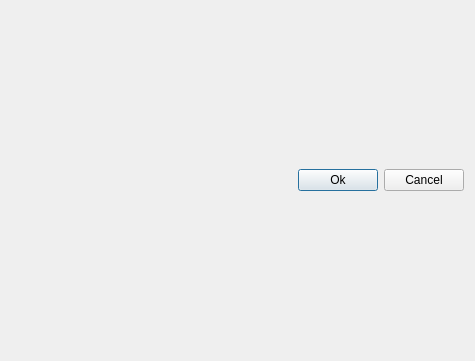
<?xml version="1.0" encoding="UTF-8"?>
<ui version="4.0">
 <class>TileSelectorUI</class>
 <widget class="QDialog" name="TileSelectorUI">
  <property name="geometry">
   <rect>
    <x>0</x>
    <y>0</y>
    <width>475</width>
    <height>361</height>
   </rect>
  </property>
  <property name="minimumSize">
   <size>
    <width>475</width>
    <height>361</height>
   </size>
  </property>
  <property name="maximumSize">
   <size>
    <width>475</width>
    <height>361</height>
   </size>
  </property>
  <property name="windowTitle">
   <string>Select Tile</string>
  </property>
  <layout class="QGridLayout" name="gridLayout">
   <item row="1" column="0">
    <layout class="QHBoxLayout">
     <property name="spacing">
      <number>6</number>
     </property>
     <property name="leftMargin">
      <number>0</number>
     </property>
     <property name="topMargin">
      <number>0</number>
     </property>
     <property name="rightMargin">
      <number>0</number>
     </property>
     <property name="bottomMargin">
      <number>0</number>
     </property>
     <item>
      <spacer>
       <property name="orientation">
        <enum>Qt::Horizontal</enum>
       </property>
       <property name="sizeHint" stdset="0">
        <size>
         <width>131</width>
         <height>31</height>
        </size>
       </property>
      </spacer>
     </item>
     <item>
      <widget class="QPushButton" name="m_okBtn">
       <property name="text">
        <string>Ok</string>
       </property>
      </widget>
     </item>
     <item>
      <widget class="QPushButton" name="cancelButton">
       <property name="text">
        <string>Cancel</string>
       </property>
      </widget>
     </item>
    </layout>
   </item>
   <item row="0" column="0">
    <layout class="QHBoxLayout" name="horizontalLayout"/>
   </item>
  </layout>
 </widget>
 <resources/>
 <connections>
  <connection>
   <sender>cancelButton</sender>
   <signal>clicked()</signal>
   <receiver>TileSelectorUI</receiver>
   <slot>reject()</slot>
   <hints>
    <hint type="sourcelabel">
     <x>369</x>
     <y>253</y>
    </hint>
    <hint type="destinationlabel">
     <x>179</x>
     <y>282</y>
    </hint>
   </hints>
  </connection>
  <connection>
   <sender>m_okBtn</sender>
   <signal>clicked()</signal>
   <receiver>TileSelectorUI</receiver>
   <slot>accept()</slot>
   <hints>
    <hint type="sourcelabel">
     <x>346</x>
     <y>267</y>
    </hint>
    <hint type="destinationlabel">
     <x>237</x>
     <y>180</y>
    </hint>
   </hints>
  </connection>
 </connections>
</ui>
